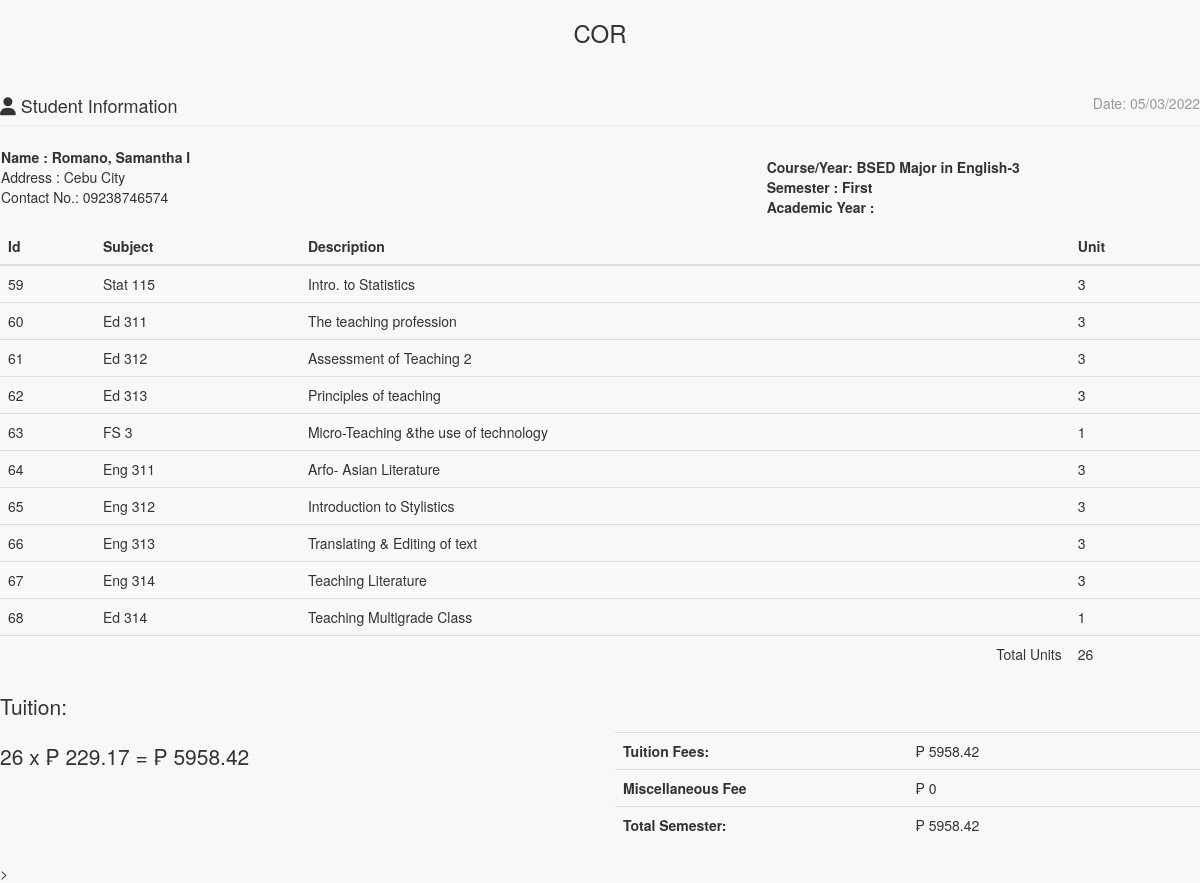
Page /statementaccnt.php (signed in) on the committed database.
### tables this page shows
CREATE TABLE `course` (
  `COURSE_ID` int(11) NOT NULL,
  `COURSE_NAME` varchar(30) NOT NULL,
  `COURSE_LEVEL` varchar(50) NOT NULL DEFAULT '1',
  `COURSE_MAJOR` varchar(30) NOT NULL DEFAULT 'None',
  `COURSE_DESC` varchar(255) NOT NULL,
  `DEPT_ID` int(11) NOT NULL,
  `SETSEMESTER` varchar(90) NOT NULL
);

CREATE TABLE `subject` (
  `SUBJ_ID` int(11) NOT NULL,
  `SUBJ_CODE` varchar(30) NOT NULL,
  `SUBJ_DESCRIPTION` varchar(255) NOT NULL,
  `UNIT` int(2) NOT NULL,
  `COURSE_ID` int(11) NOT NULL,
  `SEMESTER` varchar(20) NOT NULL
);

### include/database.php (called while the page is built, shortened)
<?php
class Database {
	var $sql_string = '';
	public $conn;
	public function open_connection() {
		$this->conn = mysqli_connect(server,user,pass);
		if(!$this->conn){
			echo "Problem in database connection! Contact administrator!";
			exit();
		}else{
			$db_select = mysqli_select_db($this->conn,database_name);
		}
	}
	function setQuery($sql='') {
		$this->sql_string=$sql;
	}
	function executeQuery() {
		$result = mysqli_query($this->conn,$this->sql_string);
		return $result;
	}
	private function confirm_query($result) {
		return $result;
	}
	function loadResultList( $key='' ) {
		$cur = $this->executeQuery();
		$array = array();
		while ($row = mysqli_fetch_object($cur)) {
			if ($key) {
				$array[$row->$key] = $row;
			} else {
				$array[] = $row;
			}
		}
		return $array;
	}
	function loadSingleResult() {
		$cur = $this->executeQuery();
		while ($row = mysqli_fetch_object($cur)) {
		return $data = $row;
		}
	}
}
$mydb = new Database();
?>

### include/courses.php (called while the page is built, shortened)
<?php
require_once(LIB_PATH.DS.'database.php');
class Course {
	protected static  $tblname = "course";
	function single_course($id=""){
			global $mydb;
			$mydb->setQuery("SELECT * FROM ".self::$tblname."
				Where COURSE_ID= '{$id}' LIMIT 1");
			$cur = $mydb->loadSingleResult();
			return $cur;
	}
}
?>

### statementaccnt.php (the view, shortened to what this page needs)
<?php
require_once("include/initialize.php");
?>
<!DOCTYPE html>
<html>
<head>
  <link href="<?php echo web_root; ?>admin/css/bootstrap.min.css" rel="stylesheet">
    <link href="<?php echo web_root; ?>admin/css/metisMenu.min.css" rel="stylesheet">
    <link href="<?php echo web_root; ?>admin/css/timeline.css" rel="stylesheet">
    <link href="<?php echo web_root; ?>admin/css/sb-admin-2.css" rel="stylesheet">
   <link href="<?php echo web_root; ?>admin/css/morris.css" rel="stylesheet">
    <link href="<?php echo web_root; ?>admin/font/css/font-awesome.min.css" rel="stylesheet" type="text/css">
  <link href="<?php echo web_root; ?>admin/font/font-awesome.min.css" rel="stylesheet" type="text/css">
    <link href="<?php echo web_root; ?>admin/css/dataTables.bootstrap.css" rel="stylesheet">
<link href="<?php echo web_root; ?>css/bootstrap-datetimepicker.min.css" rel="stylesheet" media="screen">
 <link href="<?php echo web_root; ?>css/datepicker.css" rel="stylesheet" media="screen">
 <link href="<?php echo web_root; ?>admin/css/costum.css" rel="stylesheet">
</head>
<body onload="window.print()">
<div class="wrapper">
    <section class="invoice">
      <div class="row">
        <h3 align="center">COR</h3>
      </div>
      <div class="row">
        <div class="col-xs-12">
          <h4 class="page-header">
            <i class="fa fa-user"></i> Student Information
            <small class="pull-right">Date: <?php echo date('m/d/Y'); ?></small>
          </h4>
        </div>
      </div>
      <table>
        <tr>
          <td width="75%" colspan="2" >
            <address>
            <b>Name : <?php echo $_SESSION['LNAME']. ', ' .$_SESSION['FNAME'] .' ' .$_SESSION['MI'];?></b><br>
            Address : <?php echo $_SESSION['PADDRESS'];?><br>
            Contact No.: <?php echo $_SESSION['CONTACT'];?><br>
          </address>
          </td>
          <td >
             <b>Course/Year:  <?php
            $course = New Course();
            $singlecourse = $course->single_course($_SESSION['COURSEID']);
            echo $_SESSION['COURSE_YEAR'] = $singlecourse->COURSE_NAME.'-'.$singlecourse->COURSE_LEVEL;
            ?></b><br>
          <b>Semester : <?php echo $_SESSION['SEMESTER']; ?></b> <br/>
          <b>Academic Year : <?php echo $_SESSION['SY']; ?></b>
          </td>
        </tr>
      </table>
<?php
  if (isset($_SESSION['gvCart'])){
?>
<div class="row">
  <div class="col-xs-12 table-responsive">
    <table class="table table-striped">
      <thead>
      <tr>
        <th>Id</th>
        <th>Subject</th>
        <th>Description</th>
        <th>Unit</th>
      </tr>
      </thead>
      <tbody>
      <?php
        $totunit = '';
          if (isset($_SESSION['gvCart'])){
             $count_cart = count($_SESSION['gvCart']);
                for ($i=0; $i < $count_cart  ; $i++) {
                    $query = "SELECT * FROM `subject` s, `course` c WHERE s.COURSE_ID=c.COURSE_ID AND SUBJ_ID=" . $_SESSION['gvCart'][$i]['subjectid'];
                     $mydb->setQuery($query);
                     $cur = $mydb->loadResultList();
                      foreach ($cur as $result) {
                         echo '<tr>';
                          echo '<td>' . $result->SUBJ_ID.'</a></td>';
                          echo '<td>'. $result->SUBJ_CODE.'</td>';
                          echo '<td>'. $result->SUBJ_DESCRIPTION.'</td>';
                          echo '<td>' . $result->UNIT.'</a></td>';
                          echo '</tr>';
                          $totunit +=  $result->UNIT;
                      }
                }
              }
          ?>
      </tbody>
     </table>
<?php
}else{
?>
    <table class="table table-striped">
      <thead>
      <tr>
        <th>Id</th>
        <th>Subject</th>
        <th>Description</th>
        <th>Unit</th>
      </tr>
      </thead>
      <tbody>
      <?php
       $totunit = 0;
      $mydb->setQuery("SELECT * FROM `subject` s, `course` c
        WHERE s.COURSE_ID=c.COURSE_ID AND s.COURSE_ID=".$_SESSION['COURSEID']." AND SEMESTER='".$_SESSION['SEMESTER']."'");
      $cur = $mydb->loadResultList();
      foreach ($cur as $result) {
        echo '<tr>';
        echo '<td>'.$result->SUBJ_ID.'</td>';
        echo '<td>'.$result->SUBJ_CODE.'</td>';
        echo '<td>'.$result->SUBJ_DESCRIPTION.'</td>';
        echo '<td>'.$result->UNIT.'</td>';
        echo '</tr>';
        $totunit +=  $result->UNIT;
      }
      ?>
      <tr>
      <td colspan="3" align="right" >Total Units</td>
      <td><?php echo $totunit;?></td>
      </tr>
      </tbody>
    </table>
<?php
}
?>
   <div class="row">
        <div class="col-xs-6">
          <p class="lead">Tuition:</p>
        <p class="lead">
          <?php
           $perunit = 229.17;
           $entrancefee = 0;
           $subtot = $totunit * $perunit;
           $totsem = $entrancefee + $subtot;
           echo $totunit .' x  &#8369 ' . $perunit . ' =  &#8369 ' . $subtot ;
           ?>
          </p>
        </div>
        <div class="col-xs-6">
         <br/>
         <br/>
            <table class="table">
              <tr>
                <th style="width:50%">Tuition Fees:</th>
                <td>  &#8369 <?php echo  $subtot; ?></td>
              </tr>
              <tr>
                <th>Miscellaneous Fee</th>
                <td>  &#8369 <?php echo  $entrancefee  ; ?></td>
              </tr>
              <tr>
                <th>Total Semester:</th>
                <td>  &#8369 <?php echo  $totsem; ?>
                </td>
              </tr>
            </table>
          </div>
      </div>>
    </section>
    </div>
 </body>
 </html>

### admin/css/sb-admin-2.css (style rules this page uses)
body { background-color: #f8f8f8; }

### rows in the picture
course: COURSE_NAME+COURSE_LEVEL "BSED Major in English-3"
subject: SUBJ_ID "59", SUBJ_CODE "Stat 115", SUBJ_DESCRIPTION "Intro. to Statistics", UNIT "3"
subject: SUBJ_ID "60", SUBJ_CODE "Ed 311", SUBJ_DESCRIPTION "The teaching profession", UNIT "3"
subject: SUBJ_ID "61", SUBJ_CODE "Ed 312", SUBJ_DESCRIPTION "Assessment of Teaching 2", UNIT "3"
subject: SUBJ_ID "62", SUBJ_CODE "Ed 313", SUBJ_DESCRIPTION "Principles of teaching", UNIT "3"
subject: SUBJ_ID "63", SUBJ_CODE "FS 3", SUBJ_DESCRIPTION "Micro-Teaching &the use of technology", UNIT "1"
subject: SUBJ_ID "64", SUBJ_CODE "Eng 311", SUBJ_DESCRIPTION "Arfo- Asian Literature", UNIT "3"
subject: SUBJ_ID "65", SUBJ_CODE "Eng 312", SUBJ_DESCRIPTION "Introduction to Stylistics", UNIT "3"
subject: SUBJ_ID "66", SUBJ_CODE "Eng 313", SUBJ_DESCRIPTION "Translating & Editing of text", UNIT "3"
subject: SUBJ_ID "67", SUBJ_CODE "Eng 314", SUBJ_DESCRIPTION "Teaching Literature", UNIT "3"
subject: SUBJ_ID "68", SUBJ_CODE "Ed 314", SUBJ_DESCRIPTION "Teaching Multigrade Class", UNIT "1"

### other values in the picture
$_SESSION['LNAME'] "Romano"
$_SESSION['FNAME'] "Samantha"
$_SESSION['MI'] "I"
$_SESSION['PADDRESS'] "Cebu City"
$_SESSION['CONTACT'] "09238746574"
$_SESSION['SEMESTER'] "First"
$totunit "26"
$perunit "229.17"
$subtot "5958.42"
$entrancefee "0"
$totsem "5958.42"
